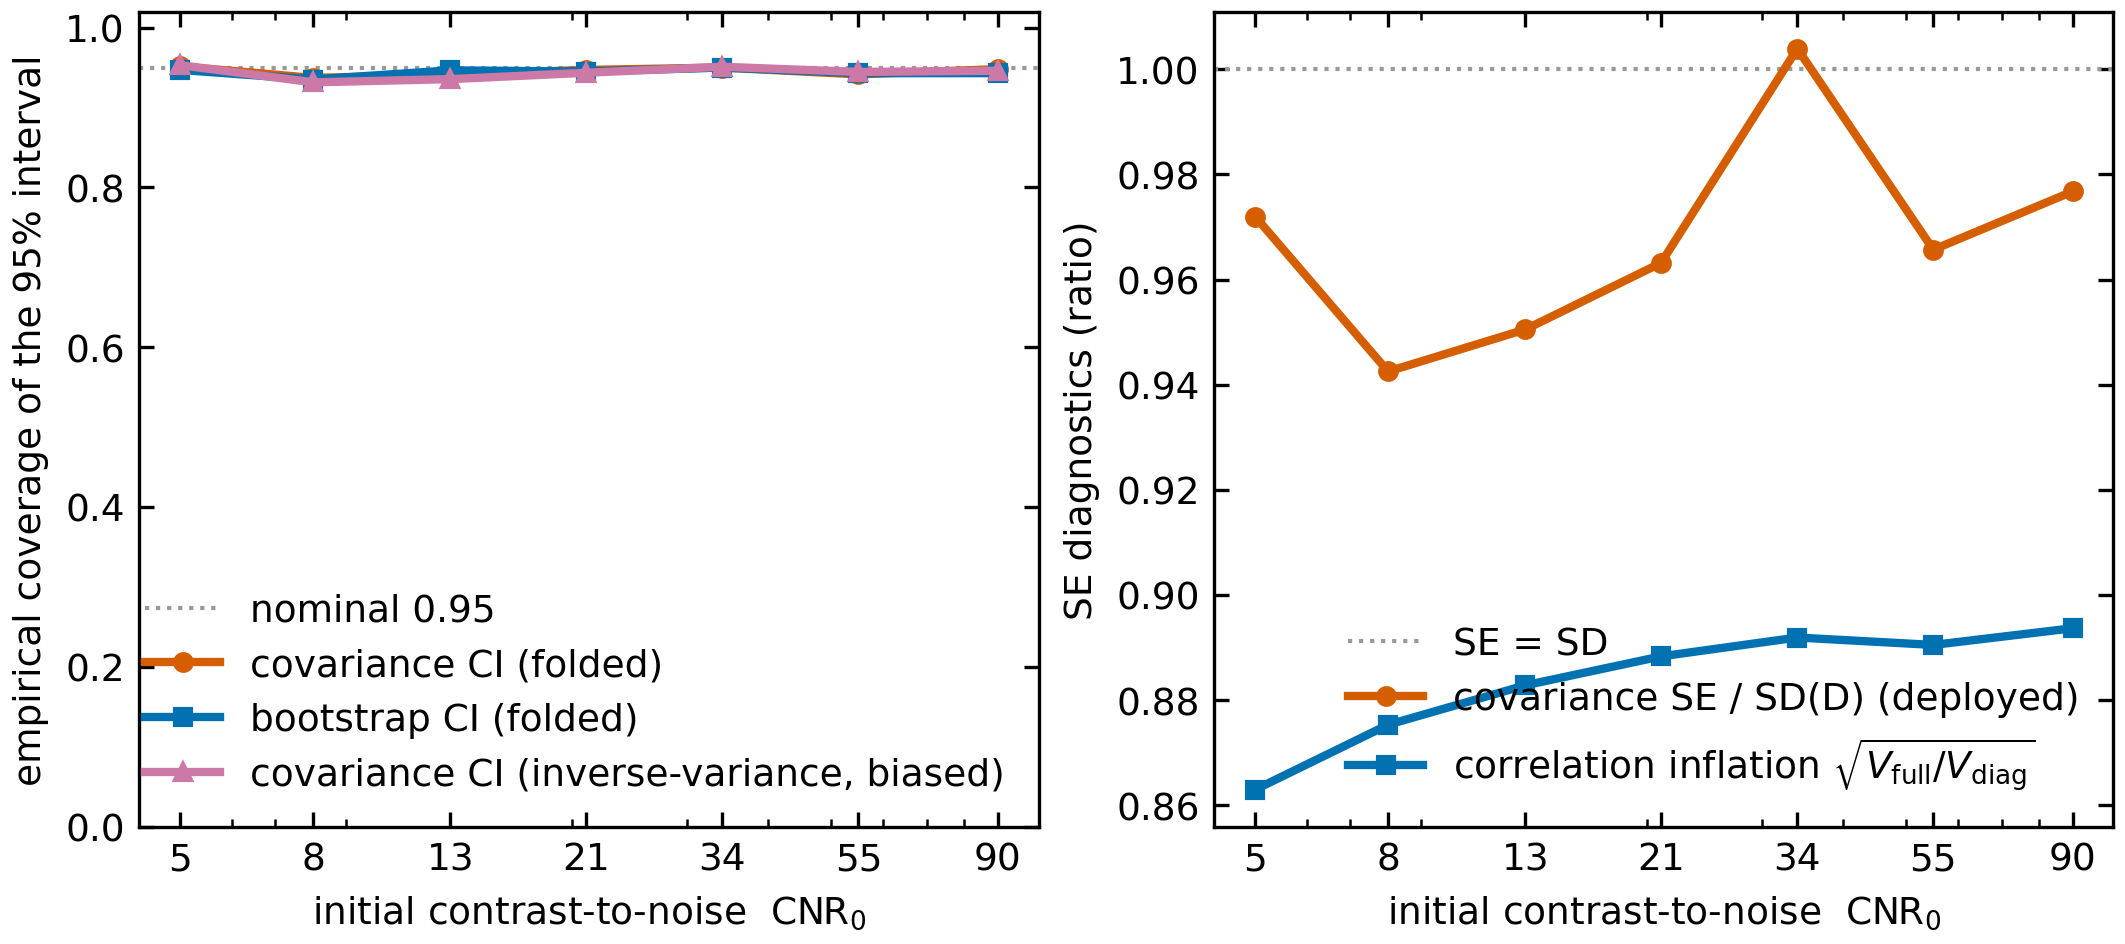

Write Python code to recreate this figure.
"""Does the reported confidence interval on D actually cover the truth?

The validation so far checks the *mean* <D_hat>/D_true, not whether a per-
measurement confidence interval on D_hat covers D_true at its nominal rate. This
script does the interval check, on the de-biased estimator (coverage is only
meaningful once the estimator is unbiased -- a confidence interval around a
biased D can never cover the truth, which is why ``inverse_variance`` is shown
here only as the failing contrast).

The standard covariance interval ``D_hat +/- 1.96 * D_se`` (``D_se`` from the
weighted-least-squares slope covariance, ``fit.fit_D``) assumes the MSD points
are independent. They are not: every ``MSD_i = sigma_hat^2_i - sigma_hat^2_0``
shares the fitted t=0 width, so the points are positively correlated, and a
diagonal-weight covariance ignores that cross-covariance and runs too narrow.
The interval therefore under-covers, the more so at low CNR where Var(sigma_hat^2_0)
is large relative to the spread. (Because the weights are calibrated and
deterministic in CNR, this interval has the *same* width for every measurement
at a given CNR_0 -- it does not adapt to the data.)

For each CNR_0 the script reports, over many realisations:

* empirical coverage of the 95% covariance interval (fraction containing
  D_true), for ``subtract`` (de-biased) and ``inverse_variance`` (biased);
* the narrowness ratio ``mean(D_se) / SD(D_hat)`` -- below 1 means too narrow;
* the skew of D_hat (its sampling distribution is right-skewed at low CNR, so a
  symmetric interval is doubly wrong there);
* the coverage of a parametric bootstrap interval that resamples each frame's
  ``sigma_hat^2`` (including the shared t=0 frame), which restores the
  correlation the covariance interval drops and yields a percentile interval
  that also follows the skew.

The per-frame variances used to resample are measured from the ensemble here, to
isolate the methodological question (given correct per-frame variances, does the
covariance interval under-cover, and does the bootstrap fix it); in practice they
come from each frame's own fit covariance or the calibration.

Run from the repository root::

    .venv/Scripts/python.exe scripts/coverage_check.py

Set ``WIDTH_DEBIAS_WORKERS=0`` to use all cores. Reuses the standard-geometry
D-free Gaussian calibration cached by ``subdiffusive_alpha.py``; builds it if
absent. Outputs ``output/coverage_check.{png,txt}``.
"""
from __future__ import annotations

import os
import sys
from pathlib import Path

import numpy as np

sys.path.insert(0, os.path.join(os.path.dirname(__file__), "..", "..", "src"))
sys.path.insert(0, os.path.join(os.path.dirname(__file__), "..", ".."))

from width_debias import Experiment, GaussianModel, calibrate_d_free  # noqa: E402
from width_debias.montecarlo import run_ensemble  # noqa: E402
from width_debias.bias_lookup import BiasLookup  # noqa: E402
from width_debias.weights import msd_and_weights  # noqa: E402

OUTPUT = Path(__file__).resolve().parents[2] / "output"
OUTPUT.mkdir(exist_ok=True)
CAL_PATH = OUTPUT / "calibration_subdiffusive.npz"   # shared standard-geometry cache

# Spain CVD (Okabe-Ito); see plot_style.md.
COV_RED = "#D55E00"        # covariance interval (under-covers)
BOOT_BLUE = "#0072B2"      # bootstrap interval (the fix)
IV_PURPLE = "#CC79A7"      # inverse-variance (biased -> no coverage)
NOMINAL_GREY = "#999999"
INCH = 1 / 2.54
FONT = 9

D_TRUE = 0.02
GEOMETRY = dict(sigma0=1.0, tau=1.0, half_window=6.0, n_pixels=241,
                n_frames=12, t_max=3.0)
CNR0_SWEEP = (5.0, 8.0, 13.0, 21.0, 34.0, 55.0, 90.0)
N_RUNS = 2000
N_BOOT = 200
Z = 1.959964               # 95% two-sided normal quantile
CAL_CNR0 = np.geomspace(2.0, 100.0, 60)
N_RUNS_CAL = 1500
SEED = 90000


def load_calibration() -> BiasLookup:
    """Load the shared D-free Gaussian calibration; build and cache if absent."""
    if CAL_PATH.exists() and "framevar_grid" in np.load(CAL_PATH).files:
        d = np.load(CAL_PATH)
        return BiasLookup(cnr_grid=d["cnr_grid"], p_grid=d["p_grid"],
                               relvar_grid=d["relvar_grid"],
                               varbias_grid=d["varbias_grid"],
                               framevar_grid=d["framevar_grid"])
    trunc = calibrate_d_free(CAL_CNR0, n_runs=N_RUNS_CAL, model=GaussianModel(),
                             **GEOMETRY)
    np.savez(CAL_PATH, cnr_grid=trunc.cnr_grid, p_grid=trunc.p_grid,
             relvar_grid=trunc.relvar_grid, varbias_grid=trunc.varbias_grid,
             framevar_grid=trunc.framevar_grid)
    return trunc


def wls_slope(msd, t, w) -> tuple[np.ndarray, float]:
    """Vectorised weighted-LS slope over the last axis; returns (D, D_se).

    ``msd`` has frames on its last axis (any leading shape). ``D_se`` is the
    covariance SE of D and is a scalar -- it depends only on the (deterministic)
    weights and times, not on the data, so every measurement at one CNR_0 shares
    it. Mirrors :func:`width_debias.fit.fit_D`.
    """
    g = w > 0
    tg, wg = t[g], w[g]
    sw = wg.sum(); swt = (wg * tg).sum(); swtt = (wg * tg * tg).sum()
    denom = sw * swtt - swt ** 2
    swm = msd[..., g] @ wg
    swtm = msd[..., g] @ (wg * tg)
    slope = (sw * swtm - swt * swm) / denom
    return slope / 2.0, float(np.sqrt(sw / denom) / 2.0)


def _skew(a: np.ndarray) -> float:
    a = a[np.isfinite(a)]
    d = a - a.mean(); s2 = (d ** 2).mean()
    return float((d ** 3).mean() / s2 ** 1.5) if s2 > 0 else 0.0


def coverage_at(cnr0: float, trunc: BiasLookup, seed: int) -> dict:
    """Coverage of the covariance, bootstrap, and inverse-variance intervals."""
    exp = Experiment(D=D_TRUE, **GEOMETRY)
    ens = run_ensemble(exp, cnr0, n_runs=N_RUNS, seed=seed, model=GaussianModel())
    t = exp.times
    cnr = ens.cnr_frame
    var_bias = trunc.var_bias(cnr)                       # (n_frames,), deterministic
    _, w = msd_and_weights("subtract", ens.variance[0], cnr, trunc)

    # Point estimates per realisation (de-biased and biased).
    corrected = ens.variance - var_bias
    msd_fn = corrected - corrected[:, [0]]
    D_fn, D_se = wls_slope(msd_fn, t, w)                 # D_se scalar (shared)
    msd_iv = ens.variance - ens.variance[:, [0]]
    D_iv, _ = wls_slope(msd_iv, t, w)

    half = Z * D_se
    cover_cov = float(np.mean(np.abs(D_fn - D_TRUE) <= half))
    cover_iv = float(np.mean(np.abs(D_iv - D_TRUE) <= half))
    sd = float(np.std(D_fn[np.isfinite(D_fn)]))

    # Ensemble-measured per-frame variance Var(sigma_hat^2_i) (the bootstrap's
    # resampling scale, and the attribution input).
    vfr = np.nanvar(ens.variance, axis=0, ddof=1)

    # Parametric bootstrap: resample each frame's sigma_hat^2 (incl. the shared
    # t=0 frame), re-correct, refit; percentile interval over the resamples.
    rng = np.random.default_rng(seed + 7)
    samp = (ens.variance[:, None, :]
            + rng.standard_normal((N_RUNS, N_BOOT, exp.n_frames)) * np.sqrt(vfr))
    cb = samp - var_bias
    msd_b = cb - cb[:, :, [0]]
    D_b, _ = wls_slope(msd_b, t, w)                      # (N_RUNS, N_BOOT)
    lo, hi = np.percentile(D_b, [2.5, 97.5], axis=1)
    cover_boot = float(np.mean((lo <= D_TRUE) & (D_TRUE <= hi)))

    # Attribution: how much the shared sigma_hat^2_0 SHOULD widen the slope CI,
    # from the measured per-frame variances. Diagonal model treats the MSD points
    # as independent (Var(MSD_i) = vfr_i + v0); the full model adds the v0
    # cross-covariance shared by every point. inflation = ratio of slope SEs.
    g = w > 0
    v0 = float(vfr[0]); ti = t[g]; n = int(g.sum())
    diag = vfr[g] + v0
    wi = 1.0 / diag
    sw_a = wi.sum(); swt_a = (wi * ti).sum(); swtt_a = (wi * ti * ti).sum()
    var_diag = sw_a / (sw_a * swtt_a - swt_a ** 2)
    cmat = np.diag(vfr[g]) + v0 * np.ones((n, n))        # C_ii=vfr_i+v0, C_ij=v0
    xmat = np.column_stack([np.ones(n), ti])
    var_full = float(np.linalg.inv(xmat.T @ np.linalg.inv(cmat) @ xmat)[1, 1])
    inflation = float(np.sqrt(var_full / var_diag)) if var_diag > 0 else np.nan

    return dict(cnr0=cnr0, min_cnr=float(cnr.min()), D_se=D_se, sd=sd,
                narrowness=D_se / sd if sd > 0 else np.nan,
                corr_inflation=inflation,
                skew=_skew(D_fn), bias_fn=float(np.median(D_fn)) / D_TRUE,
                bias_iv=float(np.median(D_iv)) / D_TRUE,
                cover_cov=cover_cov, cover_iv=cover_iv, cover_boot=cover_boot)


def write_report(rows: list[dict], path: Path) -> None:
    lines = [
        "=" * 78,
        "Coverage / interval check -- does the reported CI on D cover the truth?",
        "=" * 78,
        f"D_true = {D_TRUE} sigma0^2/tau, Gaussian, standard geometry; "
        f"{N_RUNS} runs/cell, {N_BOOT} bootstrap.",
        f"calibration: D-free (calibrate_d_free, D = 0), Gaussian, {len(CAL_CNR0)} "
        f"CNR0 in [{CAL_CNR0[0]:g}, {CAL_CNR0[-1]:g}] x {N_RUNS_CAL} runs, seeds 1 + i "
        f"(shared cache {CAL_PATH.name}); evaluation seeds {SEED} + 100 k for "
        "CNR0 index k, bootstrap seed + 7.",
        "95% intervals. Coverage = fraction containing D_true.",
        "subtract is de-biased (coverage meaningful); inverse_variance is "
        "biased (contrast).",
        "narrowness = mean(D_se)/SD(D_hat) (<1 = covariance CI too narrow).",
        "infl = sqrt(Var_full/Var_diag): how much the shared sigma_hat^2_0",
        "       correlation alone should widen the slope CI (>1 = correlation matters).",
        "",
        "  CNR0 | minCNR | bias fn/iv | SD/D | narrow | infl | skew | "
        "cover cov/boot/iv",
        "  (cover nominal = 0.95)",
    ]
    for r in rows:
        lines.append(
            f"  {r['cnr0']:5.0f} | {r['min_cnr']:6.2f} | "
            f"{r['bias_fn']:.2f}/{r['bias_iv']:.2f} | "
            f"{r['sd'] / D_TRUE:5.2f} | {r['narrowness']:6.2f} | "
            f"{r['corr_inflation']:4.2f} | {r['skew']:5.2f} | "
            f"{r['cover_cov']:.2f}/{r['cover_boot']:.2f}/{r['cover_iv']:.2f}")
    report = "\n".join(lines)
    print(report)
    path.write_text(report)


def make_figure(rows: list[dict], path: Path) -> None:
    import matplotlib
    matplotlib.use("Agg")
    import matplotlib.pyplot as plt
    from matplotlib.ticker import NullFormatter, ScalarFormatter

    cnr0 = np.array([r["cnr0"] for r in rows])
    fig, (axA, axB) = plt.subplots(1, 2, layout="constrained",
                                   figsize=(18.0 * INCH, 8.0 * INCH))
    axA.axhline(0.95, color=NOMINAL_GREY, lw=1.0, ls=":", label="nominal 0.95")
    axA.plot(cnr0, [r["cover_cov"] for r in rows], "o-", color=COV_RED, lw=2,
             ms=4, label="covariance CI (folded)")
    axA.plot(cnr0, [r["cover_boot"] for r in rows], "s-", color=BOOT_BLUE, lw=2,
             ms=4, label="bootstrap CI (folded)")
    axA.plot(cnr0, [r["cover_iv"] for r in rows], "^-", color=IV_PURPLE, lw=2,
             ms=4, label="covariance CI (inverse-variance, biased)")
    axA.set_ylim(0.0, 1.02)
    axA.set_ylabel("empirical coverage of the 95% interval", fontsize=FONT)

    axB.axhline(1.0, color=NOMINAL_GREY, lw=1.0, ls=":", label="SE = SD")
    axB.plot(cnr0, [r["narrowness"] for r in rows], "o-", color=COV_RED, lw=2,
             ms=4, label=r"covariance SE / SD(D) (deployed)")
    axB.plot(cnr0, [r["corr_inflation"] for r in rows], "s-", color=BOOT_BLUE,
             lw=2, ms=4, label=r"correlation inflation $\sqrt{V_{\rm full}/V_{\rm diag}}$")
    axB.set_ylabel("SE diagnostics (ratio)", fontsize=FONT)

    for ax in (axA, axB):
        ax.set_xscale("log")
        ax.set_xticks(cnr0)
        ax.xaxis.set_major_formatter(ScalarFormatter())
        ax.xaxis.set_minor_formatter(NullFormatter())
        ax.set_xlabel(r"initial contrast-to-noise  CNR$_0$", fontsize=FONT)
        ax.tick_params(axis="both", which="both", direction="in", top=True,
                       right=True, labelsize=FONT)
        ax.legend(frameon=False, fontsize=FONT, loc="lower right")
    fig.patch.set_facecolor("w")
    fig.patch.set_alpha(1)
    fig.savefig(path, dpi=300)
    plt.close(fig)
    print(f"\nSaved figure: {path.name}")


def main() -> None:
    print(f"Loading/building D-free calibration ...")
    trunc = load_calibration()
    print(f"Coverage sweep: {len(CNR0_SWEEP)} CNR0 x {N_RUNS} runs "
          f"x {N_BOOT} bootstrap ...")
    rows = [coverage_at(float(c), trunc, SEED + 100 * i)
            for i, c in enumerate(CNR0_SWEEP)]
    write_report(rows, OUTPUT / "coverage_check.txt")
    make_figure(rows, OUTPUT / "coverage_check.png")


if __name__ == "__main__":
    main()
